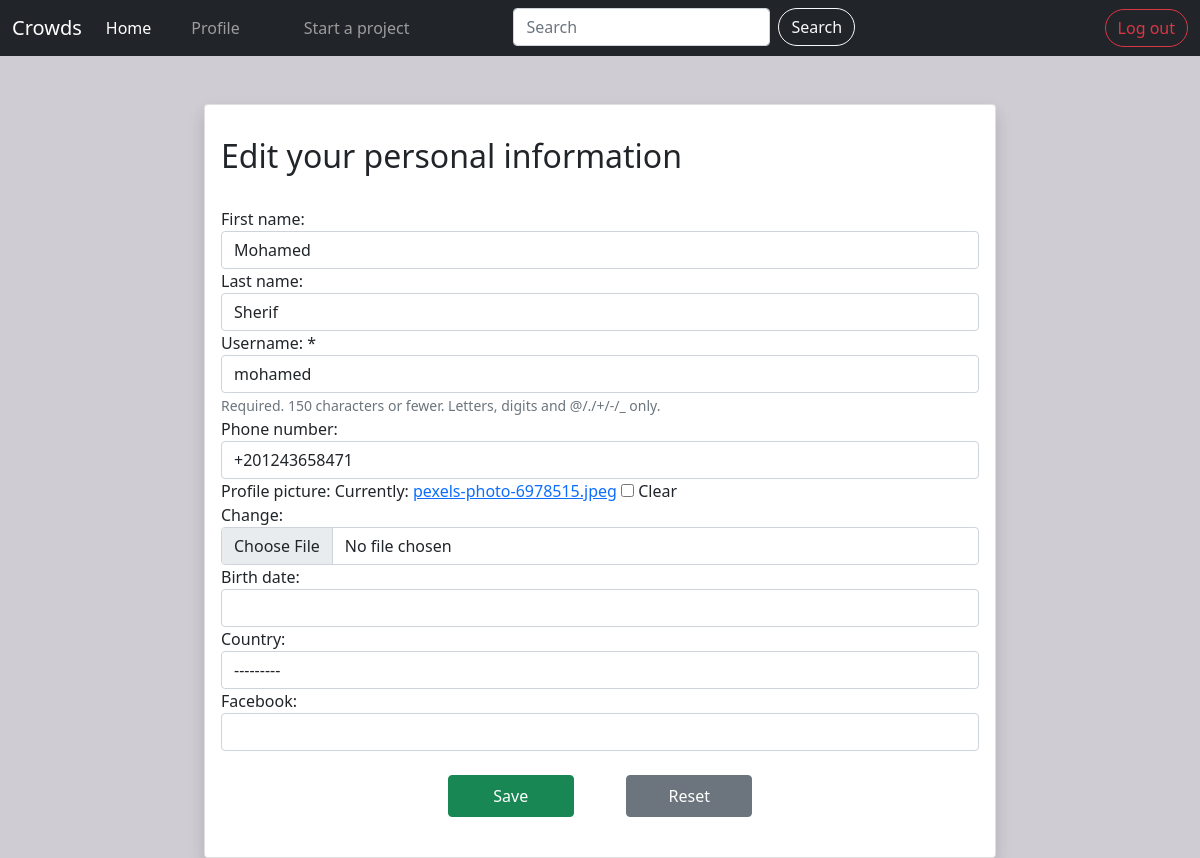
/profile/30/update (signed in), run on an earlier commit of the app's database.
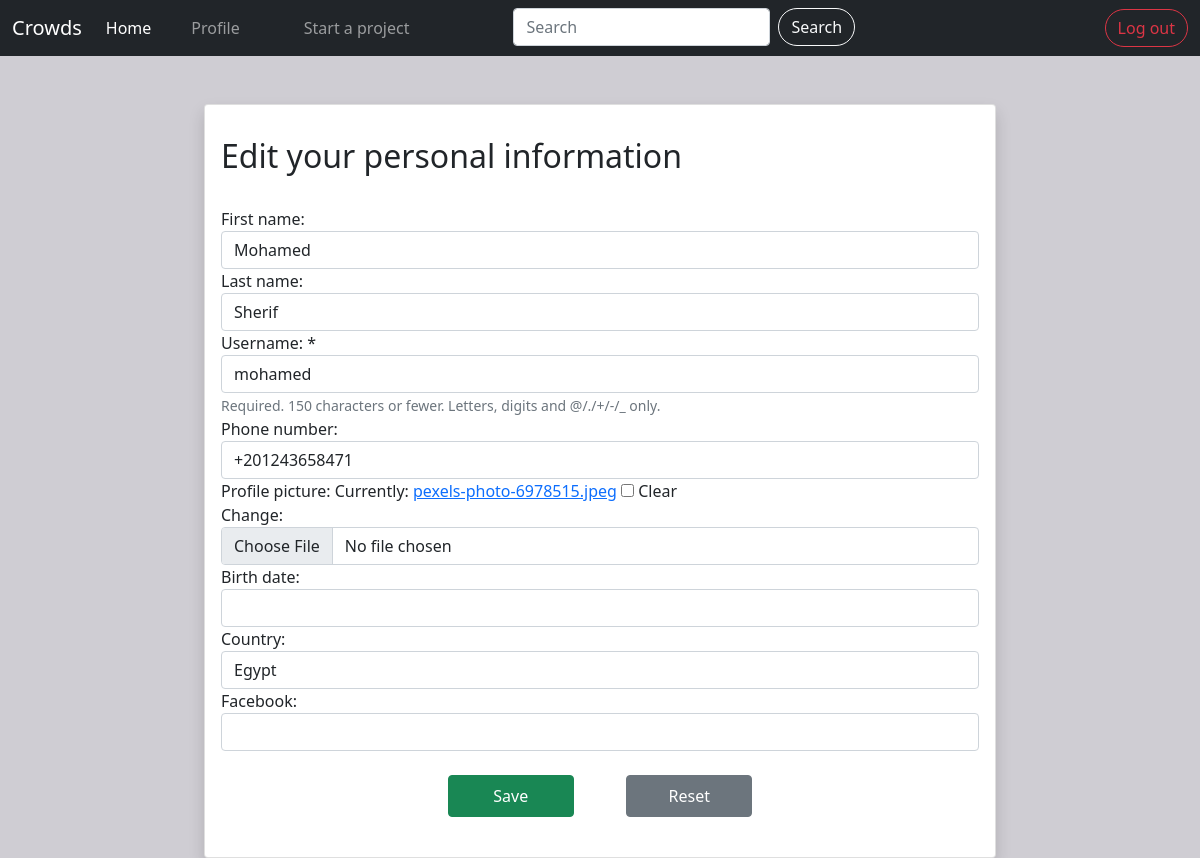
And on a later commit of the database.
### accounts/models.py (models this page shows, shortened)
class User(AbstractUser):
    email = models.EmailField(_('email address'), unique=True)
    phone_number = PhoneNumberField(null=True, blank=True, unique=True)
    date_joined = models.DateField(auto_now_add=True)
    profile_picture = models.ImageField(default='avatar.png', null=True, blank=True)
    birth_date = models.DateField(null=True, blank=True)
    country = CountryField(null=True, blank=True)
    facebook = models.URLField(max_length=200, null=True, blank=True)
    USERNAME_FIELD = 'email'
    REQUIRED_FIELDS = ['username']

### accounts/views.py (the view)
# urls.py: path('profile/<int:pk>/update', views.ProfileUpdate.as_view(), name='profile_update'),
class ProfileUpdate(UpdateView):
    model = User
    template_name = 'accounts/profile_update.html'
    fields = ('first_name', 'last_name', 'username', 'phone_number', 'profile_picture', 'birth_date', 'country', 'facebook')

### accounts/templates/accounts/profile_update.html (shortened to what this page needs)
{% extends 'base.html' %}
{% block navbar %} {% include 'navbar.html' %} {% endblock %}
{% block content %}
<div class="row">
  <div class="col-2"></div>
    <div class="col-8">
      <div class="card mt-5 shadow">
        <div class="card-body">
          <div class="card-title py-3">
            {% if request.user.pk == user.pk %}
                <h2>Edit your personal information</h2>
                </div>
                    <form action="{% url 'accounts:profile_update' user.pk %}" method="post" novalidate>
                    {% include 'includes/form.html' %}
                    <div class="text-center col-12">
                    <input class=" btn btn-success m-4 col-2 p-2" type="submit" value="Save">
                    <input class=" btn btn-secondary m-4 col-2 p-2" type="reset" value="Reset">
                    </div>
                    </form>
                </div>
            {% else %}
                <div class="alert-danger danger p-5">action not allowed</div>
            {% endif %}
        </div>
      </div>
    </div>
{% endblock content %}

### templates/includes/form.html (shortened to what this page needs)
{% load widget_tweaks %}
{% for field in form %}
    <div class="form-group">
        {{field.label_tag}} {% if field.field.required %} * {% endif %}
        {% if form.is_bound %}
            {% if field.errors %}
                {% render_field field class="form-control is-invalid" %}
                {% for error in field.errors %}
                    <div class="invalid-feedback">{{error}}</div>
                {% endfor %}
            {% else %}
                {% render_field field class="form-control is-valid" %}
            {% endif %}
        {% else %}
            {% render_field field class="form-control" %}
        {% endif %}
        {% if field.help_text %}
        <small class="form-text text-muted">
            {{field.help_text}}
        </small>
        {% endif %}
    </div>
{% endfor %}

What changed in the data, as far as the page shows it:
changed User "Mohamed": country "---------" → "Egypt"
